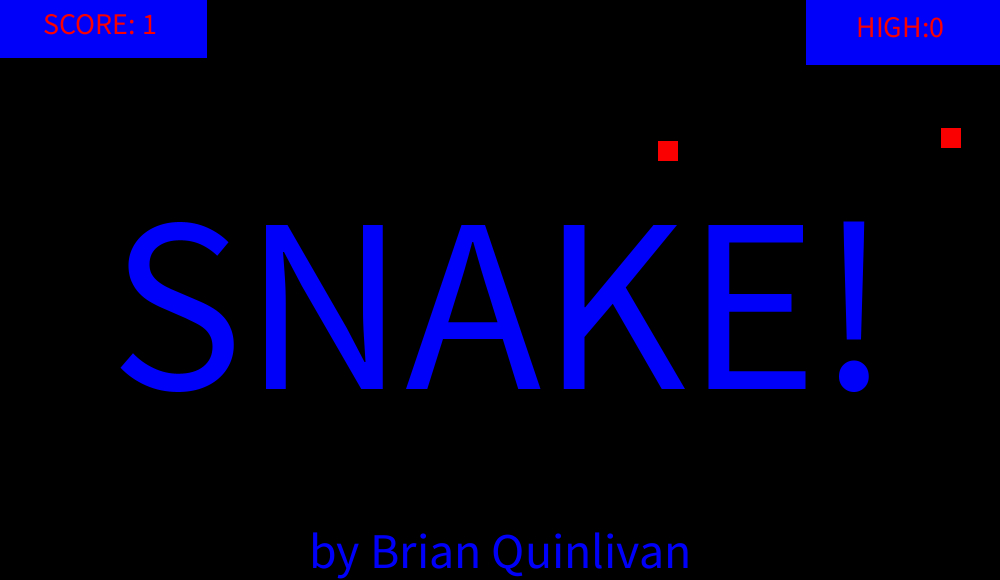
Frame 1 (no input)
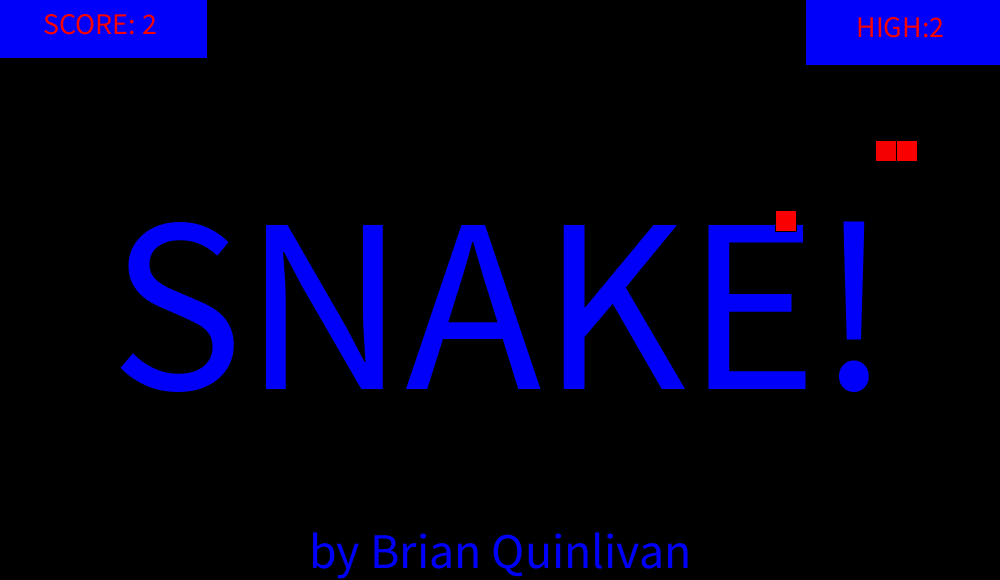
Frame 60 (the mouse pressed at the canvas centre just before this capture)
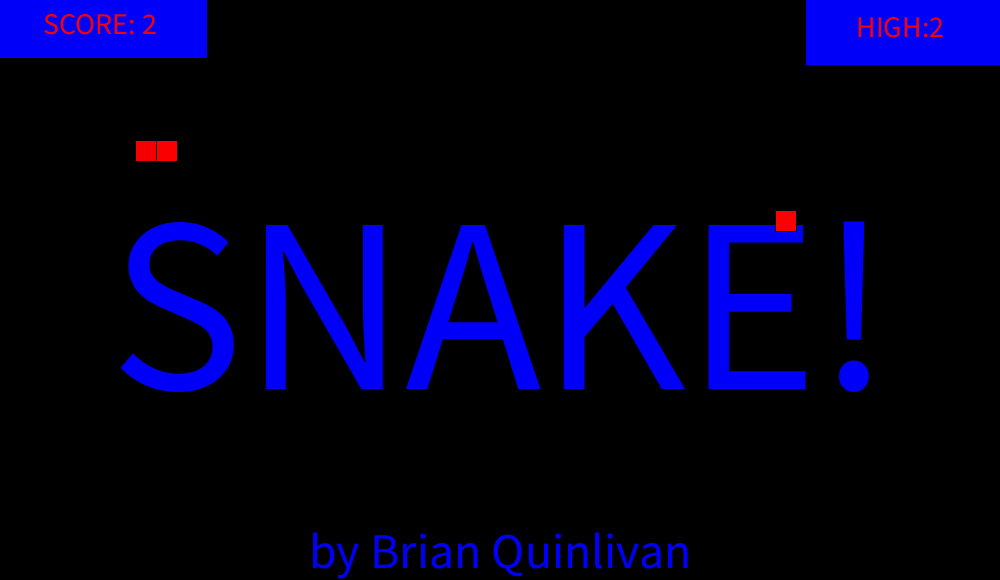
Frame 120 (the mouse held since frame 60 and released just before this capture)

The Processing sketch that drew these frames (run headless with seeded random() and noise(); from frame 60 on, the mouse is pressed at the canvas centre):

// Processing sketch: processing_106775
// ── processing_106775.pde

int highScore;
snake test;
food food1;
//------------------//
void setup(){
  size(1000, 580);
  frameRate(18);
  test = new snake();
  food1 = new food();
  rectMode(CENTER);
  textAlign(CENTER, CENTER);
  highScore = 0; 
}

//------------------//
void draw(){
 background(0, 0, 0);
 drawscoreboard();
 //------------------//
 test.move();
 test.display();
 food1.display();
 
 //------------------//
                                                               
 if( dist(food1.xpos, food1.ypos, test.xpos.get(0), test.ypos.get(0)) < test.sideLen ){
   food1.reset();
   test.addLink();
 }
 if(test.len > highScore){
   highScore = test.len;
 }
}
//------------------//
void keyPressed(){
  if(key == CODED){
    if(keyCode == LEFT){
    test.dir = "left";
    }
    
    if(keyCode == RIGHT){
    test.dir = "right";
    }
    
    if(keyCode == UP){
    test.dir = "up";
    }
    
    if(keyCode == DOWN){
    test.dir = "down";
    } 
  }
}

void drawscoreboard(){
  // put all code for scoreboard here
  fill(0, 0, 250);
  textSize(250);
  text("SNAKE!", width/2, 300);
  rect(57, 23, 300, 70);
  fill(250,0,0);
  textSize(30);
  text("SCORE: " + test.len,100, 23);
  fill(0, 0, 250);
  textSize(50);
  text("by Brian Quinlivan", width/2, 550);
  rect(1230, 30, 850, 70);
  fill(250,0,0);
  textSize(30);
  text("HIGH:" + highScore, 900, 26);
  
  
  
  
  
  
  
  
  
  
}

class food{
  
  // define variables
  float xpos, ypos;
  
  // malke constructor
  food(){
   xpos = random(width);
   ypos = random(height); 
  }
  
  // make fuction
  void display(){
    fill(250, 0, 0);
    rect(xpos, ypos, 21, 21);
  }    
    
  void reset(){
    xpos = random(100, width - 100);
    ypos = random(100, height - 100);
  }
}
  
  
  
  
  
  
  class snake{ 

  
  // variables
  int len;
  float sideLen;
  String dir;
  ArrayList <Float> xpos, ypos;
  
  //constructor
  snake(){
    len = 1;
    sideLen = 21;
    dir = "right";
    xpos = new ArrayList();
    ypos = new ArrayList();
    xpos.add( random(width));
    ypos.add( random(height));
    
    
  }
  
  // function 
  
  void move(){
    for( int i= len - 1; i > 0; i = i-1){
      xpos.set(i, xpos.get(i - 1));
      ypos.set(i, ypos.get(i - 1));  
    }
    if(dir == "left"){
      xpos.set(0, xpos.get(0) - sideLen); 
    }
    if( dir == "up"){
     ypos.set(0, ypos.get(0) - sideLen); 
    }
    if( dir == "right"){
      xpos.set(0, xpos.get(0) + sideLen); 
    }
    if( dir == "down"){
      ypos.set(0, ypos.get(0) + sideLen); 
    }
    xpos.set(0, (xpos.get(0) + width) % width);
    ypos.set(0, (ypos.get(0)+ height) % height);
  
  // check if has hit itself and if so cut off tail
  if( checkhit() == true ){
   len = 1;
   float xtemp = xpos.get(0);
   float ytemp = ypos.get(0);
   xpos.clear();
   ypos.clear();
   ypos.add(ytemp);
   xpos.add(xtemp);
  }
}
  
  boolean checkhit(){
    
    for( int i = 1; i < len; i++){
      if( dist(xpos.get(0), ypos.get(0), xpos.get(i), ypos.get(i)) < sideLen ){
        return true;
      }
    }  
    return false;
  }


  void display(){
    for(int i = 0; i < len; i++){
      fill(250,0,0, map(i-1, 0, len-1, 250, 0));
      rect(xpos.get(i), ypos.get(i), sideLen, sideLen);
    } 
  }
  
   void addLink(){
     xpos.add(xpos.get(len-1) + sideLen );
     ypos.add(ypos.get(len-1) + sideLen );
     len++;
   } 
}
